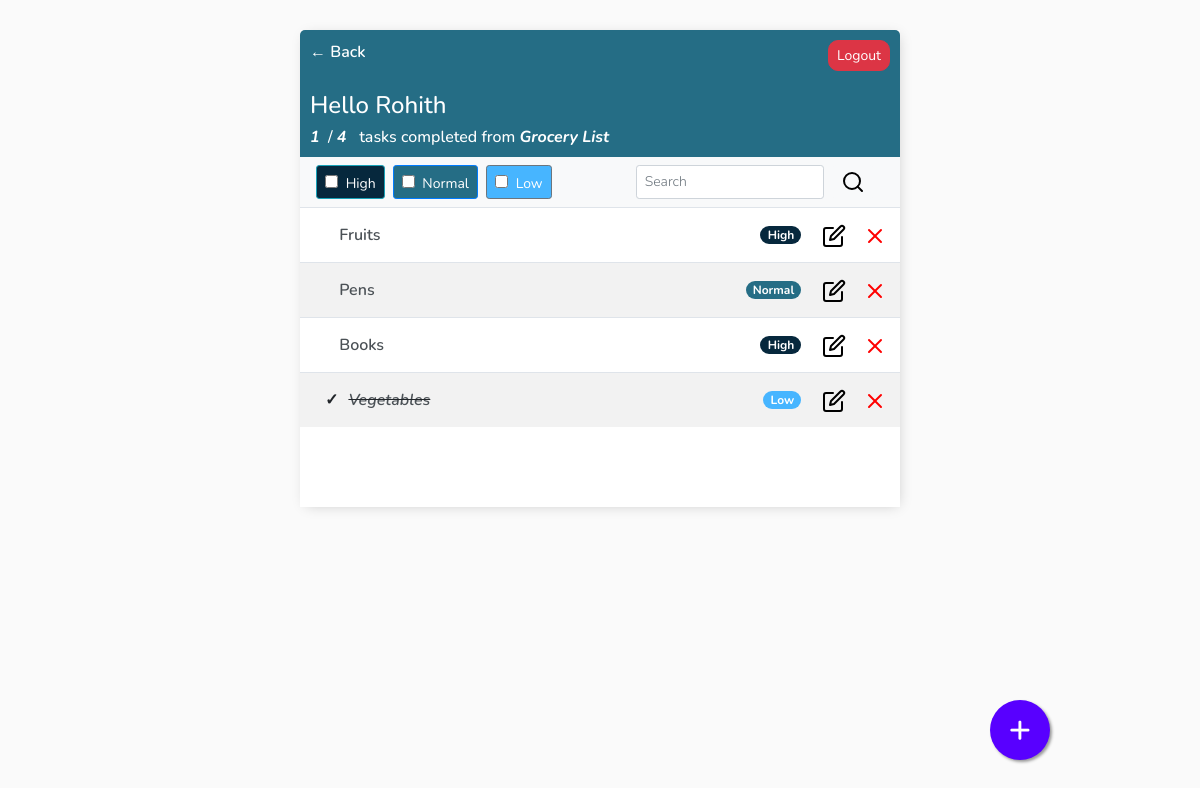
Page /lists/10/tasks/ (signed in) on the committed database.
### base/models.py (models this page shows)
class AbstractModel(models.Model):
    created_on = models.DateTimeField(auto_now_add=True)
    deleted_on = models.DateTimeField(null=True, blank=True)
    updated_on = models.DateTimeField(auto_now=True)
    created_by = models.ForeignKey(User, on_delete=models.CASCADE, null=True, blank=True, related_name='%(class)s_requests_created')
    updated_by = models.ForeignKey(User, on_delete=models.CASCADE, null=True, blank=True, related_name='%(class)s_requests_updated')
    deleted_by = models.ForeignKey(User, on_delete=models.CASCADE, null=True, blank=True, related_name='%(class)s_requests_deleted')
    class Meta:
        abstract = True

class List(AbstractModel):
    title = models.CharField(max_length=200)
    description = models.TextField(default='', blank=True)
    def __str__(self):
        return self.title

class Task(AbstractModel):
    title = models.CharField(max_length=200)
    description = models.TextField(default='', blank=True)
    complete = models.BooleanField(default=False)
    priority = models.CharField(max_length=9, choices=Priority_CHOICES, default='Normal')
    list_no = models.ForeignKey(List, on_delete=models.CASCADE, null=True, blank=True)
    def __str__(self):
        return self.title
    class Meta:
        ordering = ['complete']

### base/views/TaskList.py (the view, shortened to what this page needs)
# urls.py: path('<int:listid>/tasks/', TaskList.as_view(), name='tasks'),
class TaskList(LoginRequiredMixin, ListView):
    model = Task
    context_object_name = 'tasks'
    fields = ['complete']
    def get_context_data(self, **kwargs):
        context = super().get_context_data(**kwargs)
        context['tasks'] = context['tasks'].filter(created_by=self.request.user, list_no=self.kwargs['listid'])
        context['count'] = context['tasks'].filter(complete=False).count()
        context['count2'] = context['tasks'].filter(complete=True).count()
        context['total'] = context['tasks'].count()
        context['list'] = List.objects.get(id=self.kwargs['listid'])
        context['listname'] = List.objects.get(id=self.kwargs['listid'])
        search_input = self.request.GET.get('search-area') or ''
        if search_input:
            context['tasks'] = context['tasks'].filter(title__contains=search_input)
        context['search_input'] = search_input
        search_input_Priority = self.request.GET.get('check') or self.request.GET.get('check1') or self.request.GET.get('check2') or self.request.GET.get('check3')
        context['search_input_Priority'] = search_input_Priority
        return context

### base/templates/base/task_list.html
{% extends 'base/main.html' %}
{% block content %}
<div class="header-bar">
    <a href="{% url 'lists' %}">&#8592; Back</a>
    {% if request.user.is_authenticated %}
    <a id="logout" href="{% url 'logout' %}" class="btn btn-sm btn-danger">Logout</a>
    {% else %}
    <a id="logout" href="{% url 'login' %}" class="btn btn-danger">Login</a>
    {% endif %}
</div>
<div class="header">
    <div>
        <h4> Hello {{request.user|title}} </h4>
        {% if total == 0 %}
        <h6>No tasks added into <i><b>{{listname}}</b></h6>
        {% else %}
        <h6 style="margin:0"><i><b>{{count2}}</b> &nbsp;</i>/ <i><b>{{total}} </b> &nbsp;</i> tasks completed from <i> <b>{{listname}}</b></i></h6>
        {% endif %}
    </div>
</div>
<nav class="navbar navbar-light bg-light justify-content-between">
    <form class="form-inline">
        <div class="d-flex justify-content-around">
        <span class="btn btn-sm btn-info" style='margin-right:8px'>
            <input style='margin-top:5px' onChange="this.form.submit()" type="checkbox" value="High" name="check1" class="form-check-input" {% if High_b  %}checked {% endif %}> High
        </span>
        <span class="btn btn-sm btn-primary" style='margin-right:8px'>
            <input style='margin-top:5px' onChange="this.form.submit()" type="checkbox" value="Normal"  name="check2" class="form-check-input" {% if Normal_b %}checked {% endif %}> Normal
        </span>
        <span class="btn btn-sm btn-secondary" style='margin-right:8px'>
            <input style='margin-top:5px' onChange="this.form.submit()" type="checkbox" value="Low"  name="check3" class="form-check-input" {% if Low_b %}checked {% endif %}> Low
        </span>
        </div>
        <a>&nbsp;&nbsp;&nbsp;&nbsp;&nbsp;&nbsp;&nbsp;&nbsp;&nbsp;&nbsp;&nbsp;&nbsp;&nbsp;&nbsp;&nbsp;&nbsp;&nbsp;&nbsp;</a>
        <div class="d-flex" >
            <input class="form-control form-control-sm mr-sm-2" type='search' name='search-area' value="{{search_input}}" placeholder="Search" aria-label="Search">
            {% load static %}
            <button class="btn btn-sm btn-light my-2 my-sm-0" type="submit"><img src="{% static 'base/search.svg' %}"></button>
        </div>
    </form>
    {% if tasks|length > 0 %}
    <a id="add-link" href="{% url 'task-create' list.id %}" style="text-decoration: none;"> &#x2b;</a>
    {% endif %}
</nav>
<div id="tasklist" class="task-items-wrapper" style="overflow:scroll; height:300px;">
    {% for task in tasks %}
        {% if task.id  %}
        <div class="task-wrapper" data-position="{{task.pk}}">
            <div class="task-title">
                {% if task.complete %}
                <a>&#10003;</a>
                <i><s><a title="{{task.description}}" href="{% url 'task-update' listid=list.id pk=task.id %}">{{task}}</a></s></i>
                {% else %}
                <a>&nbsp;</a>
                <a title="{{task.description}}" href="{% url 'task-update' listid=list.id pk=task.id %}">{{task}}</a>
                {% endif %}
            </div>
            <div class="task-controls">
                {% if task.priority == "High"  %}
                <span class="badge badge-pill badge-info">{{task.priority}}</span>
                {% elif task.priority == "Normal"  %}
                <span class="badge badge-pill badge-primary">{{task.priority}}</span>
                {% elif task.priority == "Low"  %}
                <span class="badge badge-pill badge-secondary">{{task.priority}}</span>
                {% endif %}
                <a href="{% url 'task-update' listid=list.id pk=task.id %}" style="text-decoration: none;">&nbsp;&nbsp;&nbsp;{% load static %}
                    <img src="{% static 'base/edit(1).svg' %}">&nbsp;&nbsp;&nbsp;</a>
                <a href="{% url 'task-delete' listid=list.id pk=task.id %}" style="text-decoration: none;">{% load static %}
                    <img src="{% static 'base/cross.svg' %}">&nbsp;&nbsp;&nbsp;</a>
            </div>
        </div>
        {% endif %}
        {% empty %}
        <div style="text-align: center; padding-bottom: 10px; line-height: 1em;">
            <h5 style="color:black;">No new tasks are created.</h5>
            <h5 style="color:black;">Create a <a style="text-decoration: none; color: #e53935;" href="{% url 'task-create' list.id %}"> New task</a> ! </h5>
        </div>
    {% endfor %}
</div>
{% endblock content%}

### base/templates/base/main.html (style rules this page uses)
body { background-color: #FAFAFA; font-family: 'Nunito', sans-serif; padding-top: 30px; }
h1, h2, h3, h4, h5, h6 { font-family: 'Nunito', sans-serif; color: white; }
a, p { color: black; }
a { font-weight: 600; color: black; }
input { outline: none; border: none; }
.header-bar { display: flex; justify-content: space-between; color: #fff; padding: 10px; border-radius: 5px 5px 0 0; background: #256D85; }
.header { display: flex; justify-content: space-between; color: #fff; padding: 10px; background: #256D85; }
.header-bar a { color: white; text-decoration: none; }
.task-wrapper:nth-child(even) { display: flex; align-items: center; justify-content: space-between; background-color: #f2f2f2; border-top: 1px solid #dfe4ea; overflow: hidden; }
.task-wrapper:nth-child(odd) { display: flex; align-items: center; justify-content: space-between; background-color: #fff; border-top: 1px solid #dfe4ea; overflow: hidden; }
.task-title { display: flex; padding: 15px; }
.task-title a { text-decoration: none; color: #4b5156; margin-left: 10px; }
.btn-primary, .btn-primary:hover, .btn-primary:active, .btn-primary:visited { background-color: #256D85 !important; }
.btn-secondary, .btn-secondary:hover, .btn-secondary:active, .btn-secondary:visited { background-color: #47B5FF !important; }
.btn-info, .btn-info:hover, .btn-info:active, .btn-info:visited { background-color: #06283D !important; }
.btn-danger[id=logout], .btn-danger:hover, .btn-danger:active, .btn-danger:visited { border-radius: 10px; }
.badge-primary, .badge-primary:hover, .badge-primary:active, .badge-primary:visited { background-color: #256D85 !important; }
.badge-secondary, .badge-secondary:hover, .badge-secondary:active, .badge-secondary:visited { background-color: #47B5FF !important; }
.badge-info, .badge-info:hover, .badge-info:active, .badge-info:visited { background-color: #06283D !important; }
#add-link { position:fixed; width:60px; height:60px; bottom:40px; right:150px; background-color:#5800FF; color:#FFF; border-radius:50px; text-align:center; box-shadow: 2px 2px 3px #999; font-size: 38px; }
::placeholder { font-weight: 300; opacity: 0.5; }

### rows in the picture
List: title "Grocery List"
Task: title "Fruits", priority "High"
Task: title "Pens", priority "Normal"
Task: title "Books", priority "High"
Task: title "Vegetables", priority "Low"

### other values in the picture
{{ request.user|title }} "Rohith"
{{ count2 }} "1"
{{ total }} "4"
